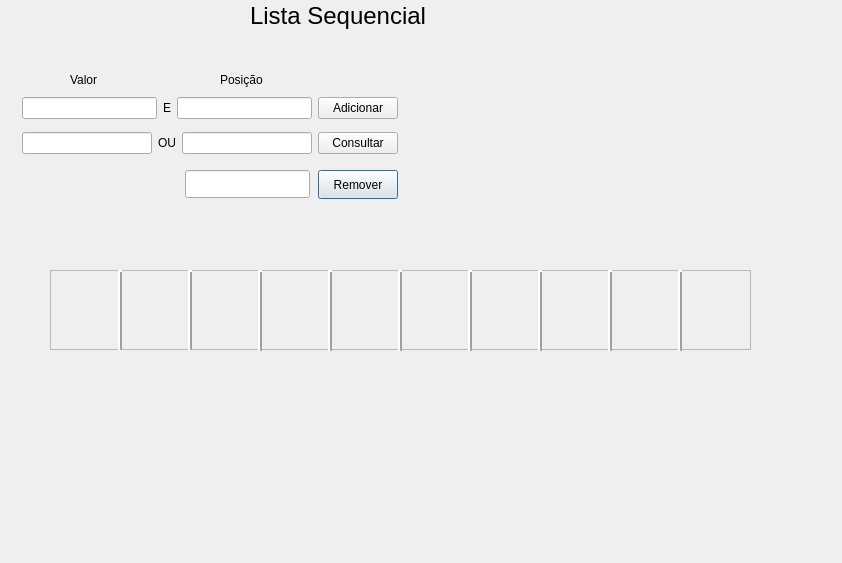
<?xml version="1.0" encoding="UTF-8"?>
<ui version="4.0">
 <class>ListaSequencial</class>
 <widget class="QDialog" name="ListaSequencial">
  <property name="geometry">
   <rect>
    <x>0</x>
    <y>0</y>
    <width>842</width>
    <height>563</height>
   </rect>
  </property>
  <property name="windowTitle">
   <string>Dialog</string>
  </property>
  <widget class="QLabel" name="label">
   <property name="geometry">
    <rect>
     <x>250</x>
     <y>0</y>
     <width>211</width>
     <height>31</height>
    </rect>
   </property>
   <property name="font">
    <font>
     <pointsize>18</pointsize>
    </font>
   </property>
   <property name="text">
    <string>Lista Sequencial</string>
   </property>
  </widget>
  <widget class="QLineEdit" name="txt_remove">
   <property name="geometry">
    <rect>
     <x>185</x>
     <y>170</y>
     <width>125</width>
     <height>28</height>
    </rect>
   </property>
  </widget>
  <widget class="QLabel" name="label_2">
   <property name="geometry">
    <rect>
     <x>70</x>
     <y>70</y>
     <width>63</width>
     <height>20</height>
    </rect>
   </property>
   <property name="text">
    <string>Valor</string>
   </property>
  </widget>
  <widget class="QLabel" name="label_4">
   <property name="geometry">
    <rect>
     <x>220</x>
     <y>70</y>
     <width>63</width>
     <height>20</height>
    </rect>
   </property>
   <property name="text">
    <string>Posição</string>
   </property>
  </widget>
  <widget class="QLabel" name="label_5">
   <property name="geometry">
    <rect>
     <x>410</x>
     <y>175</y>
     <width>251</width>
     <height>20</height>
    </rect>
   </property>
   <property name="text">
    <string/>
   </property>
  </widget>
  <widget class="QFrame" name="frame">
   <property name="geometry">
    <rect>
     <x>50</x>
     <y>270</y>
     <width>701</width>
     <height>80</height>
    </rect>
   </property>
   <property name="frameShape">
    <enum>QFrame::StyledPanel</enum>
   </property>
   <property name="frameShadow">
    <enum>QFrame::Raised</enum>
   </property>
   <widget class="Line" name="line_4">
    <property name="geometry">
     <rect>
      <x>60</x>
      <y>0</y>
      <width>20</width>
      <height>81</height>
     </rect>
    </property>
    <property name="frameShadow">
     <enum>QFrame::Raised</enum>
    </property>
    <property name="lineWidth">
     <number>2</number>
    </property>
    <property name="orientation">
     <enum>Qt::Vertical</enum>
    </property>
   </widget>
   <widget class="Line" name="line_5">
    <property name="geometry">
     <rect>
      <x>130</x>
      <y>0</y>
      <width>20</width>
      <height>81</height>
     </rect>
    </property>
    <property name="frameShadow">
     <enum>QFrame::Raised</enum>
    </property>
    <property name="lineWidth">
     <number>2</number>
    </property>
    <property name="orientation">
     <enum>Qt::Vertical</enum>
    </property>
   </widget>
   <widget class="QLabel" name="lbl_pos1">
    <property name="geometry">
     <rect>
      <x>4</x>
      <y>31</y>
      <width>63</width>
      <height>20</height>
     </rect>
    </property>
    <property name="text">
     <string/>
    </property>
   </widget>
   <widget class="QLabel" name="lbl_pos2">
    <property name="geometry">
     <rect>
      <x>75</x>
      <y>31</y>
      <width>63</width>
      <height>20</height>
     </rect>
    </property>
    <property name="text">
     <string/>
    </property>
   </widget>
   <widget class="QLabel" name="lbl_pos3">
    <property name="geometry">
     <rect>
      <x>143</x>
      <y>30</y>
      <width>63</width>
      <height>20</height>
     </rect>
    </property>
    <property name="text">
     <string/>
    </property>
   </widget>
   <widget class="QLabel" name="lbl_pos4">
    <property name="geometry">
     <rect>
      <x>216</x>
      <y>32</y>
      <width>63</width>
      <height>20</height>
     </rect>
    </property>
    <property name="text">
     <string/>
    </property>
   </widget>
   <widget class="QLabel" name="lbl_pos5">
    <property name="geometry">
     <rect>
      <x>285</x>
      <y>31</y>
      <width>63</width>
      <height>20</height>
     </rect>
    </property>
    <property name="text">
     <string/>
    </property>
   </widget>
   <widget class="QLabel" name="lbl_pos6">
    <property name="geometry">
     <rect>
      <x>355</x>
      <y>31</y>
      <width>63</width>
      <height>20</height>
     </rect>
    </property>
    <property name="text">
     <string/>
    </property>
   </widget>
   <widget class="QLabel" name="lbl_pos7">
    <property name="geometry">
     <rect>
      <x>423</x>
      <y>31</y>
      <width>63</width>
      <height>20</height>
     </rect>
    </property>
    <property name="text">
     <string/>
    </property>
   </widget>
   <widget class="QLabel" name="lbl_pos8">
    <property name="geometry">
     <rect>
      <x>494</x>
      <y>31</y>
      <width>63</width>
      <height>20</height>
     </rect>
    </property>
    <property name="text">
     <string/>
    </property>
   </widget>
   <widget class="QLabel" name="lbl_pos9">
    <property name="geometry">
     <rect>
      <x>565</x>
      <y>32</y>
      <width>63</width>
      <height>20</height>
     </rect>
    </property>
    <property name="text">
     <string/>
    </property>
   </widget>
   <widget class="QLabel" name="lbl_pos10">
    <property name="geometry">
     <rect>
      <x>634</x>
      <y>31</y>
      <width>63</width>
      <height>20</height>
     </rect>
    </property>
    <property name="text">
     <string/>
    </property>
   </widget>
  </widget>
  <widget class="Line" name="line_14">
   <property name="geometry">
    <rect>
     <x>320</x>
     <y>270</y>
     <width>20</width>
     <height>81</height>
    </rect>
   </property>
   <property name="frameShadow">
    <enum>QFrame::Raised</enum>
   </property>
   <property name="lineWidth">
    <number>2</number>
   </property>
   <property name="orientation">
    <enum>Qt::Vertical</enum>
   </property>
  </widget>
  <widget class="Line" name="line_15">
   <property name="geometry">
    <rect>
     <x>250</x>
     <y>270</y>
     <width>20</width>
     <height>81</height>
    </rect>
   </property>
   <property name="frameShadow">
    <enum>QFrame::Raised</enum>
   </property>
   <property name="lineWidth">
    <number>2</number>
   </property>
   <property name="orientation">
    <enum>Qt::Vertical</enum>
   </property>
  </widget>
  <widget class="Line" name="line_16">
   <property name="geometry">
    <rect>
     <x>460</x>
     <y>270</y>
     <width>20</width>
     <height>81</height>
    </rect>
   </property>
   <property name="frameShadow">
    <enum>QFrame::Raised</enum>
   </property>
   <property name="lineWidth">
    <number>2</number>
   </property>
   <property name="orientation">
    <enum>Qt::Vertical</enum>
   </property>
  </widget>
  <widget class="Line" name="line_17">
   <property name="geometry">
    <rect>
     <x>390</x>
     <y>270</y>
     <width>20</width>
     <height>81</height>
    </rect>
   </property>
   <property name="frameShadow">
    <enum>QFrame::Raised</enum>
   </property>
   <property name="lineWidth">
    <number>2</number>
   </property>
   <property name="orientation">
    <enum>Qt::Vertical</enum>
   </property>
  </widget>
  <widget class="Line" name="line_18">
   <property name="geometry">
    <rect>
     <x>600</x>
     <y>270</y>
     <width>20</width>
     <height>81</height>
    </rect>
   </property>
   <property name="frameShadow">
    <enum>QFrame::Raised</enum>
   </property>
   <property name="lineWidth">
    <number>2</number>
   </property>
   <property name="orientation">
    <enum>Qt::Vertical</enum>
   </property>
  </widget>
  <widget class="Line" name="line_19">
   <property name="geometry">
    <rect>
     <x>530</x>
     <y>270</y>
     <width>20</width>
     <height>81</height>
    </rect>
   </property>
   <property name="frameShadow">
    <enum>QFrame::Raised</enum>
   </property>
   <property name="lineWidth">
    <number>2</number>
   </property>
   <property name="orientation">
    <enum>Qt::Vertical</enum>
   </property>
  </widget>
  <widget class="Line" name="line_7">
   <property name="geometry">
    <rect>
     <x>670</x>
     <y>270</y>
     <width>20</width>
     <height>81</height>
    </rect>
   </property>
   <property name="frameShadow">
    <enum>QFrame::Raised</enum>
   </property>
   <property name="lineWidth">
    <number>2</number>
   </property>
   <property name="orientation">
    <enum>Qt::Vertical</enum>
   </property>
  </widget>
  <widget class="QPushButton" name="btn_remove">
   <property name="geometry">
    <rect>
     <x>318</x>
     <y>170</y>
     <width>80</width>
     <height>29</height>
    </rect>
   </property>
   <property name="text">
    <string>Remover</string>
   </property>
  </widget>
  <widget class="QWidget" name="layoutWidget">
   <property name="geometry">
    <rect>
     <x>22</x>
     <y>90</y>
     <width>376</width>
     <height>71</height>
    </rect>
   </property>
   <layout class="QVBoxLayout" name="verticalLayout">
    <item>
     <layout class="QHBoxLayout" name="horizontalLayout_2">
      <item>
       <widget class="QLineEdit" name="txt_add"/>
      </item>
      <item>
       <widget class="QLabel" name="label_6">
        <property name="text">
         <string>E</string>
        </property>
       </widget>
      </item>
      <item>
       <widget class="QLineEdit" name="txt_p_add"/>
      </item>
      <item>
       <widget class="QPushButton" name="btn_adicionar">
        <property name="text">
         <string>Adicionar</string>
        </property>
       </widget>
      </item>
     </layout>
    </item>
    <item>
     <layout class="QHBoxLayout" name="horizontalLayout">
      <item>
       <widget class="QLineEdit" name="txt_consult_v"/>
      </item>
      <item>
       <widget class="QLabel" name="label_3">
        <property name="text">
         <string>OU</string>
        </property>
       </widget>
      </item>
      <item>
       <widget class="QLineEdit" name="txt_consult_p"/>
      </item>
      <item>
       <widget class="QPushButton" name="btn_consult">
        <property name="text">
         <string>Consultar</string>
        </property>
       </widget>
      </item>
     </layout>
    </item>
   </layout>
  </widget>
  <widget class="QLabel" name="label_7">
   <property name="geometry">
    <rect>
     <x>409</x>
     <y>136</y>
     <width>251</width>
     <height>20</height>
    </rect>
   </property>
   <property name="text">
    <string/>
   </property>
  </widget>
 </widget>
 <resources/>
 <connections/>
</ui>
